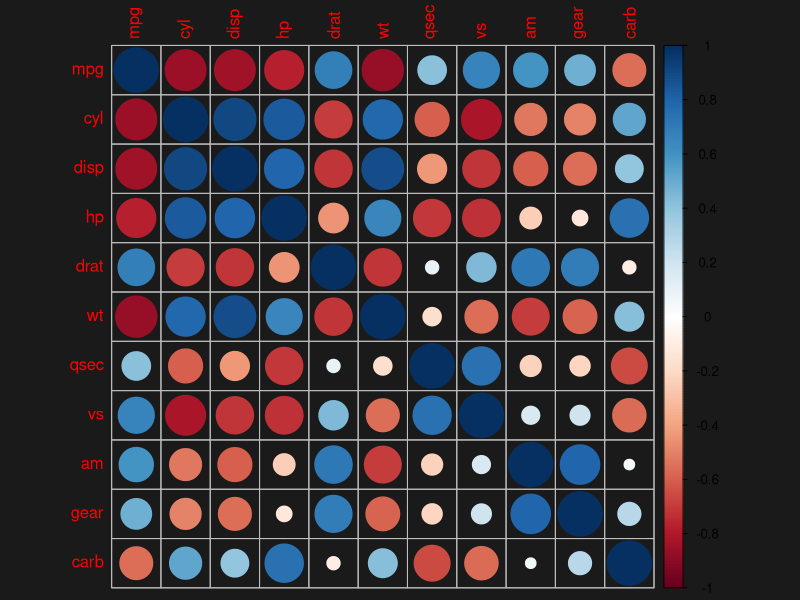
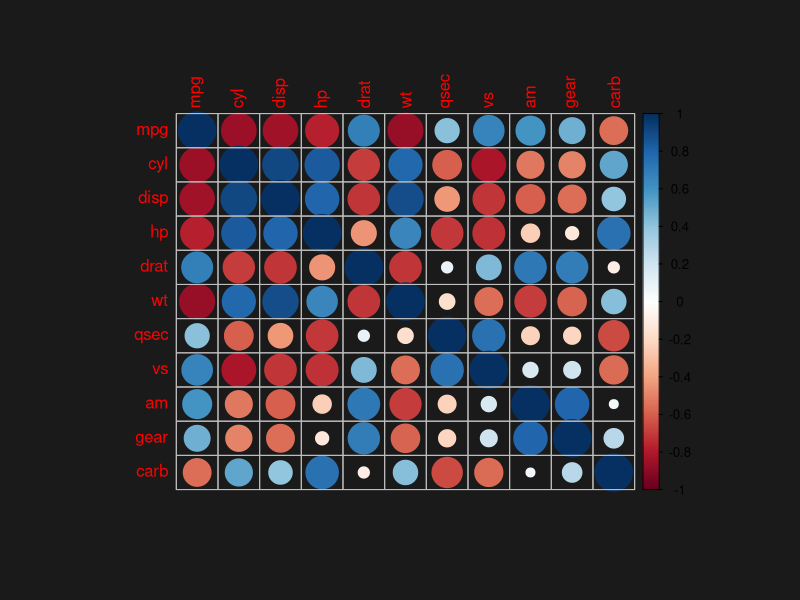

R code for these plots, in order:
# Copyright (c) Microsoft Corporation.  All rights reserved.

# Third Party Programs. This software enables you to obtain software applications from other sources. 
# Those applications are offered and distributed by third parties under their own license terms.
# Microsoft is not developing, distributing or licensing those applications to you, but instead, 
# as a convenience, enables you to use this software to obtain those applications directly from 
# the application providers.
# By using the software, you acknowledge and agree that you are obtaining the applications directly
# from the third party providers and under separate license terms, and that it is your responsibility to locate, 
# understand and comply with those license terms.
# Microsoft grants you no license rights for third-party software or applications that is obtained using this software.


##PBI_R_VISUAL: VIZGAL_CORRPLOT  Graphical display of a correlation matrix. 
# Computes and visualizes a correlation matrix. Used to investigate the 
# dependency between multiple variables at the same time. It also contains some algorithms 
# to do matrix reordering and grouping of variables.
# INPUT: 
# The input dataset should include at least two numerical non-constant columns  
#
# EXAMPLES:
#  #for R environment
#  dataset<-mtcars #assign dataset
#  source("visGal_corrplot.R") #create graphics
#
# WARNINGS:  
#
# CREATION DATE: 06/01/2016
#
# LAST UPDATE: 07/26/2016
#
# VERSION: 0.0.1
#
# R VERSION TESTED: 3.2.2
# 
# AUTHOR: pbicvsupport@microsoft.com
#
# REFERENCES: https://cran.r-project.org/web/packages/corrplot/vignettes/corrplot-intro.html


#save(list = ls(all.names = TRUE), file='C:/Users/boefraty/projects/PBI/R/tempData.Rda')
#load(file='C:/Users/boefraty/projects/PBI/R/tempData.Rda')

cutStr2Show = function(strText, strCex = 0.8, abbrTo = 100, isH = TRUE, maxChar = 0, partAvailable = 1)
{
  # strText = text to modify 
  # strCex = font size 
  # abbrTo = very long string will be abbreviated to "abbrTo" characters
  # isH = "is horizontal" ?
  # maxChar = text smaller than maxChar is replaced by NULL
  # partAvailable = which portion of window is available for text, in [0,1]
  
  if(is.null(strText))
    return (NULL)
  
  SCL = 0.094*strCex
  pardin = par()$din
  gStand = partAvailable*(isH*pardin[1]+(1-isH)*pardin[2]) /SCL
  
  # if very very long abbreviate
  if(nchar(strText)>abbrTo && nchar(strText)> 1)
    strText = abbreviate(strText, abbrTo)
  
  # if looooooong convert to lo...
  if(nchar(strText)>round(gStand) && nchar(strText)> 1)
    strText = paste(substring(strText,1,floor(gStand)),"...",sep="")
  
  # if shorter than maxChar remove 
  if(gStand<=maxChar)
    strText = NULL
  
  return(strText) 
}


verifyIfToShowCoeff = function(numR, numDigs, coeffCex, partAvailble = 0.75)
{
  myThre = 0.1
  lenPerD = partAvailble*min(par()$din)/(numR*(numDigs+1)*coeffCex)
  return(lenPerD>myThre)
}
verifyIfToShowColorScale = function(numR, partAvailble = 0.05)
{
  myThre = 0.02
  lenPerD = partAvailble*par()$din[1]/(numR)
  return(lenPerD>myThre)
}

getValueNumericMinMaxDefault = function(val,minVal = -Inf,maxVal = Inf,defVal = NA)
{
  if(!is.numeric(val) && !is.na(defVal))
    val = defVal
  
  if(val<minVal)
    val = minVal
  
  if(val>maxVal)
    val = maxVal
  
  return(val)
}



if(!exists("dataset") && exists("Values"))
  dataset = Values

#PBI_EXAMPLE_DATASET for debugging purposes 
if(!exists("dataset"))
{
  require("datasets")
  dataset=data.frame(mtcars) #mpg,cyl,disp,hp,drat,wt,qsec,vs,am,gear,carb
}

############ User Parameters #########

if(exists("settings_corrplot_params_show") && settings_corrplot_params_show == FALSE)
  rm(list= ls(pattern = "settings_corrplot_params_"))
if(exists("settings_labels_params_show") && settings_labels_params_show == FALSE)
  rm(list= ls(pattern = "settings_labels_params_"))
if(exists("settings_coeff_params_show") && settings_coeff_params_show == FALSE)
  rm(list= ls(pattern = "settings_coeff_params_"))
if(exists("settings_additional_params_show") && settings_additional_params_show == FALSE)
  rm(list= ls(pattern = "settings_additional_params_"))
  
##PBI_PARAM: Should warnings text be displayed?
#Type:logical, Default:TRUE, Range:NA, PossibleValues:NA, Remarks: NA
showWarnings = FALSE
if(exists("settings_additional_params_showWarnings"))
  showWarnings = settings_additional_params_showWarnings

##PBI_PARAM: visualization method of items inside the table
#Type:string, Default:'circle', Range:NA, PossibleValues:("circle", "square", "ellipse", "number", "shade", "color", "pie"), Remarks: NA
method = 'circle' 
if(exists("settings_corrplot_params_method"))
  method = settings_corrplot_params_method

##PBI_PARAM: layout type, defines if we display full, lower triangular or upper triangular matrix.
#Type:string, Default:'full', Range:NA, PossibleValues:("full", "upper", "lower"), Remarks: If rectangles are added, this option is switched to "full"
type = 'full' 
if(exists("settings_corrplot_params_mytype"))
  type = settings_corrplot_params_mytype

##PBI_PARAM: order of raws is one of  "original","hclust"(hierarchical clustering order), "alphabet", "AOE"(angular order of the eigenvectors), "FPC"( first principal component order)
#Type:string, Default:'original', Range:NA, PossibleValues:("original","hclust","alphabet", "AOE", "FPC"), Remarks: NA
order='original' 
if(exists("settings_corrplot_params_order"))
  order = settings_corrplot_params_order


##PBI_PARAM: number of clusters to be drawn on top of correlation matrix as rectangles 
#if order is "hclust" and type is "full" visual will draw rectangles around the correlation matrix
# addrect can also be integer or NULL (add nothing) or NaN (auto)
#Type:unsigned integer, Default:NaN, Range:NA, PossibleValues:NA, Remarks: If equals NaN, will find number automatically 
addrect= 0 
if(exists("settings_corrplot_params_addrect"))
{
  addrect = as.numeric(settings_corrplot_params_addrect)
  if(is.na(addrect) || addrect>1)
  {
    order='hclust'
    type = 'full'
  }
  
}
###############Library Declarations###############

libraryRequireInstall = function(packageName, ...)
{
  if(!require(packageName, character.only = TRUE)) 
    warning(paste("*** The package: '", packageName, "' was not installed ***",sep=""))
}

libraryRequireInstall("corrplot") 

###############Internal parameters definitions#################
##PBI_PARAM: color of text label
#Type:string, Default:'orange', Range:NA, PossibleValues:("red","black","green", "blue", "gray"), 
#Remarks: see colors() function for full list of built-in color names
tl.col = "red"
if(exists("settings_labels_params_tl_col"))
  tl.col = settings_labels_params_tl_col

##PBI_PARAM: font size of text label
#Type:numeric, Default:0.9, Range:(0,Inf], PossibleValues:NA, 
#Remarks: NA
tl.cex = 1
if(exists("settings_labels_params_textSize"))
  tl.cex = as.numeric(settings_labels_params_textSize)/10

##PBI_PARAM: Color of coefficients added on the graph. If NULL (default), add no coefficients
#Type:string, Default:NULL, Range:NA, PossibleValues:("white","black","green","gray",NULL), 
#Remarks: NA
addCoef.col = NA
if(exists("settings_coeff_params_addCoef_col"))
  addCoef.col = (settings_coeff_params_addCoef_col)

##PBI_PARAM: size of coefficients added on the graph. 
#Type:numeric, Default:0.6, Range:[0,1], PossibleValues:NA, 
#Remarks: NA
number.cex = 0.8
if(exists("settings_coeff_params_textSize"))
  number.cex = as.numeric(settings_coeff_params_textSize)/10


##PBI_PARAM: the number of decimal digits to be added into the plot
#Type:numeric, Default:1, Range:[1,3], PossibleValues:NA, 
#Remarks: NA
number.digits = 1*as.numeric(exists("settings_coeff_params_show"))

if(exists("settings_coeff_params_number_digits"))
{
  number.digits = as.numeric(settings_coeff_params_number_digits)
  if(is.na(number.digits))
  {
    addCoef.col = NULL
    number.digits = 0
  }
}

if(number.digits == 0)
  addCoef.col = NULL

##PBI_PARAM: the default margin definition of the plot
#Type:vector, Default:c(1.0, 0.75, 0.75, 0.6), Range:NA, PossibleValues:NA, 
#Remarks: NA
defMar = c(0,0,0,0)

MAX_CHAR_TL = 50 # maximum characters for text label
MAX_PART_TL = 0.5 # maximum space for text label
clpos = "r" #location of color scale
###############Internal functions definitions#################

#by default will group variables in log of number of columns clusters
autoDetectAddrect <- function(dataset) { ceiling(log(ncol(dataset))) }

#verify if the column is numeric and non-constant
correctColumn <- function(someColumn) { is.numeric(someColumn) && length(unique(someColumn)) > 1 }


###############Upfront input correctness validations (where possible)#################
pbiWarning <- NULL      

#PBI_COMMENT: verify correctness of dataset
useColumns <- sapply(dataset,correctColumn)
if(showWarnings && sum(useColumns) < ncol(dataset))
  pbiWarning <- "Some columns are not numeric, or constant."

dataset <- as.data.frame(dataset[,useColumns])
nc <- ncol(dataset)
nr <- nrow(dataset)

nnn = names(dataset)
nnn1 = sapply(nnn,cutStr2Show, strCex = tl.cex, abbrTo = MAX_CHAR_TL, isH = (par()$din[1]<par()$din[2]), maxChar = 2, partAvailable = MAX_PART_TL)

names(dataset) = nnn1

#PBI_COMMENT: re-define addrect to avoid errors in input
if(!is.null(addrect))
{
  if((is.na(addrect)||!is.numeric(addrect)||addrect < 0) && !is.null(nc))
    addrect=autoDetectAddrect(dataset)
  
  addrect <- max(1, min(round(addrect), nc))
  if(order == 'hclust' && addrect > 1) #enable adding rectangle by type=full
    type <- 'full'
}

##############Main Visualization script###########
if(!is.null(addCoef.col))
  if(!verifyIfToShowCoeff(nc, number.digits, number.cex, partAvailble = 0.75))
  {
    addCoef.col = NULL
    pbiWarning<-paste(pbiWarning, "Not enough space for coefficients.", sep=" ")
  }
if(!verifyIfToShowColorScale(nc))
  clpos = "n"
#PBI_COMMENT: Create visual
if(nc > 1 && nr > 1){
  #PBI_COMMENT: compute correlation matrix, allow for missing values
  M <- cor(dataset, use="pairwise.complete.obs")
  par(xpd = TRUE )
  
  if(type == "upper")
  {
    defMar = c(0.25, 0.25, 0.25, 0.1) + 0.5
    tl.cex = tl.cex*0.95
    
  }
  filetag <- "corrplot_result.png"
  

  #png(filetag, color="#00FF00")
  par(xpd = TRUE, bg = "#1a1a1a")
  corrplot(M, method=method, order=order, type=type, addrect=addrect,
            tl.col = tl.col, tl.cex=tl.cex, 
           number.digits=number.digits, number.cex=number.cex, addCoef.col=addCoef.col, 
           cl.pos =clpos, bg="#1a1a1a")
  usr <- par("usr")
  cex <- par("tl.cex")
  plot.new()
  par(usr=usr)
  tl.cex = tl.cex*0.95
  corrplot(M, method=method, order=order, type=type, addrect=addrect,
            tl.col = tl.col, tl.cex=cex, 
           number.digits=number.digits, number.cex=number.cex, addCoef.col=addCoef.col, 
           cl.pos =clpos,cl.col="white",  bg="#1a1a1a", add=TRUE)

}else{ #empty correlation plot
  plot.new()
  pbiWarning<-paste(pbiWarning, "Not enough input dimensions.", sep=" ")
}
#add warning as subtitle
if(showWarnings)
  {
  pbiWarning <- cutStr2Show(pbiWarning,strCex = 0.8, abbrTo = 100, isH = TRUE)
  title(main = NULL, sub = pbiWarning, outer = FALSE, col.sub = "red", cex.sub = 0.5)
}

